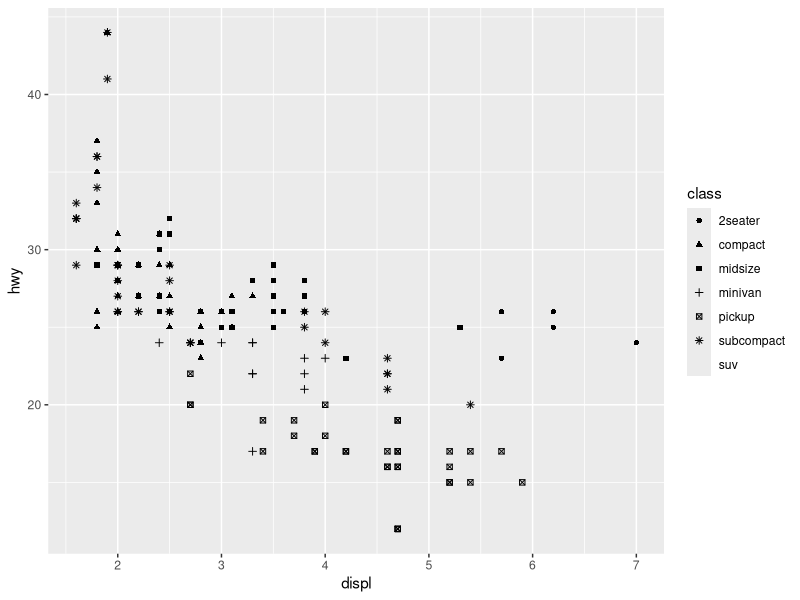
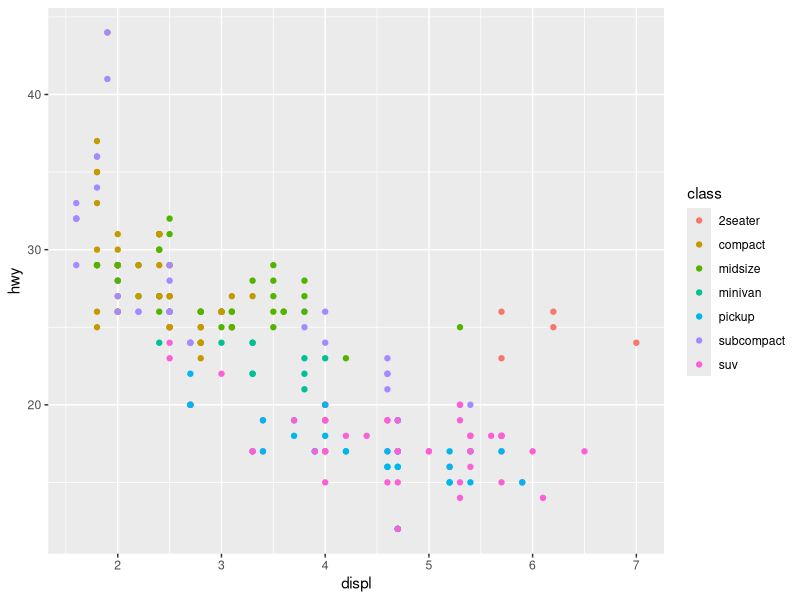
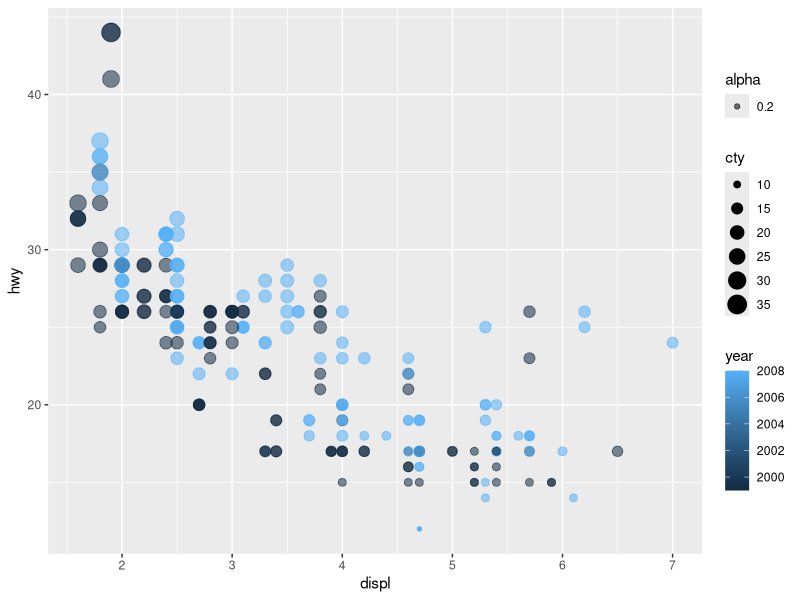
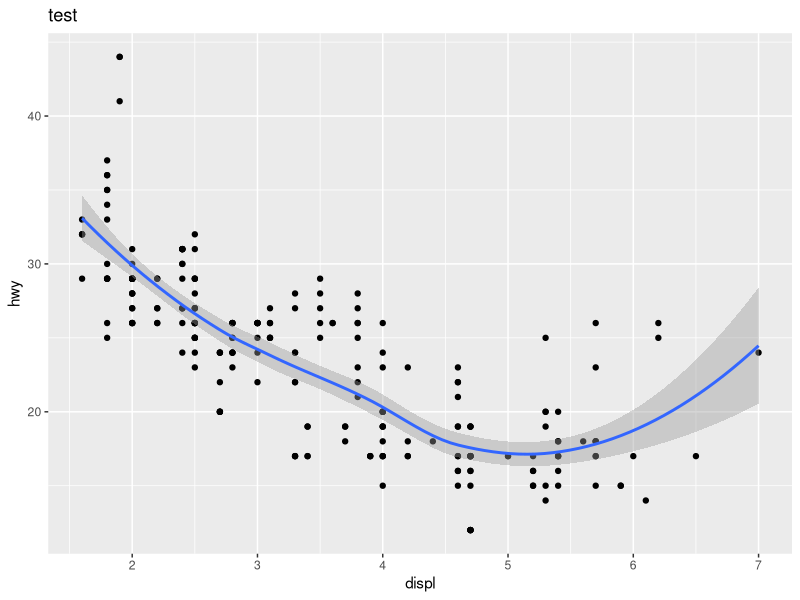

Here is the R script that generated these plots, in order:
## ---- chunk 1
knitr::opts_chunk$set(echo = TRUE)
## ---- chunk 2

library(tidyverse)
g <- ggplot(data = mpg, aes(x=displ, y=hwy))
g + geom_point(aes(shape = class))
g + geom_point(aes(color = class))
g + geom_point(aes(color = year, size = cty, alpha = 0.2))

## ---- chunk 3
ggplot(mpg, aes(x=displ, y=hwy))+
geom_point(aes(x=displ, y=hwy))+
geom_smooth(aes(x=displ, y=hwy))+
  labs(title="test")
